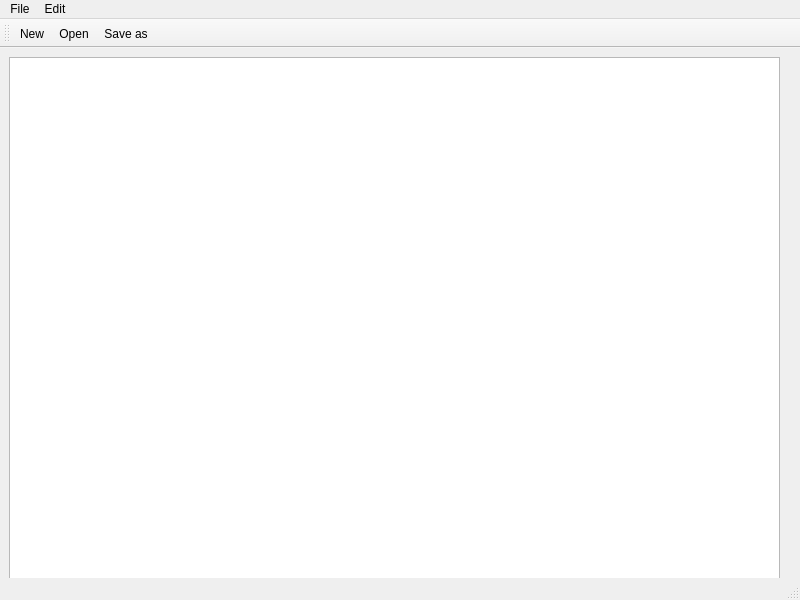
<?xml version="1.0" encoding="UTF-8"?>
<ui version="4.0">
 <class>MainWindow</class>
 <widget class="QMainWindow" name="MainWindow">
  <property name="geometry">
   <rect>
    <x>0</x>
    <y>0</y>
    <width>800</width>
    <height>600</height>
   </rect>
  </property>
  <property name="windowTitle">
   <string>MainWindow</string>
  </property>
  <widget class="QWidget" name="centralwidget">
   <widget class="QWidget" name="verticalLayoutWidget">
    <property name="geometry">
     <rect>
      <x>9</x>
      <y>9</y>
      <width>771</width>
      <height>541</height>
     </rect>
    </property>
    <layout class="QVBoxLayout" name="verticalLayout">
     <item>
      <widget class="QTextEdit" name="textEdit"/>
     </item>
    </layout>
   </widget>
  </widget>
  <widget class="QMenuBar" name="menubar">
   <property name="geometry">
    <rect>
     <x>0</x>
     <y>0</y>
     <width>800</width>
     <height>22</height>
    </rect>
   </property>
   <widget class="QMenu" name="menuFile">
    <property name="title">
     <string>File</string>
    </property>
    <addaction name="actionNew"/>
    <addaction name="actionOpen"/>
    <addaction name="actionSave_as"/>
    <addaction name="actionPrint"/>
    <addaction name="actionExit"/>
   </widget>
   <widget class="QMenu" name="menuEdit">
    <property name="title">
     <string>Edit</string>
    </property>
    <addaction name="actionCopy"/>
    <addaction name="actionPaste"/>
    <addaction name="actionCut"/>
    <addaction name="actionUndo"/>
    <addaction name="actionRedo"/>
   </widget>
   <addaction name="menuFile"/>
   <addaction name="menuEdit"/>
  </widget>
  <widget class="QStatusBar" name="statusbar"/>
  <widget class="QToolBar" name="toolBar">
   <property name="windowTitle">
    <string>toolBar</string>
   </property>
   <attribute name="toolBarArea">
    <enum>TopToolBarArea</enum>
   </attribute>
   <attribute name="toolBarBreak">
    <bool>false</bool>
   </attribute>
   <addaction name="actionNew"/>
   <addaction name="actionOpen"/>
   <addaction name="actionSave_as"/>
  </widget>
  <action name="actionNew">
   <property name="icon">
    <iconset resource="Resources.qrc">
     <normaloff>:/imgs/New.bmp</normaloff>:/imgs/New.bmp</iconset>
   </property>
   <property name="text">
    <string>New</string>
   </property>
  </action>
  <action name="actionOpen">
   <property name="icon">
    <iconset resource="Resources.qrc">
     <normaloff>:/imgs/Open.bmp</normaloff>:/imgs/Open.bmp</iconset>
   </property>
   <property name="text">
    <string>Open</string>
   </property>
  </action>
  <action name="actionSave_as">
   <property name="icon">
    <iconset resource="Resources.qrc">
     <normaloff>:/imgs/Save.bmp</normaloff>:/imgs/Save.bmp</iconset>
   </property>
   <property name="text">
    <string>Save as</string>
   </property>
  </action>
  <action name="actionPrint">
   <property name="text">
    <string>Print</string>
   </property>
  </action>
  <action name="actionExit">
   <property name="text">
    <string>Exit</string>
   </property>
  </action>
  <action name="actionCopy">
   <property name="text">
    <string>Copy</string>
   </property>
  </action>
  <action name="actionPaste">
   <property name="text">
    <string>Paste</string>
   </property>
  </action>
  <action name="actionCut">
   <property name="text">
    <string>Cut</string>
   </property>
  </action>
  <action name="actionUndo">
   <property name="text">
    <string>Undo</string>
   </property>
  </action>
  <action name="actionRedo">
   <property name="text">
    <string>Redo</string>
   </property>
  </action>
 </widget>
 <resources>
  <include location="Resources.qrc"/>
 </resources>
 <connections/>
</ui>
